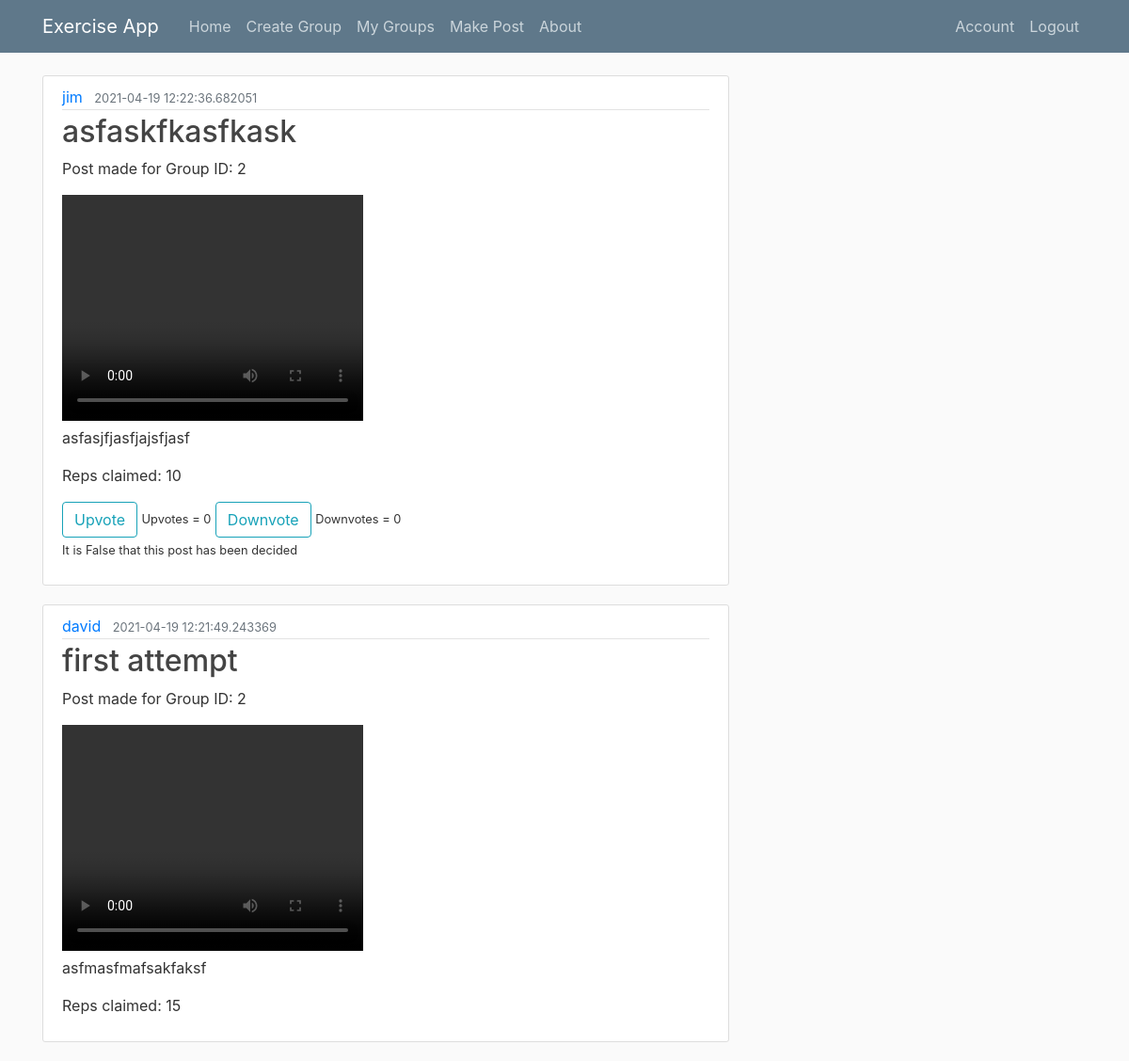
The page /home (signed in) on the database as committed earlier.
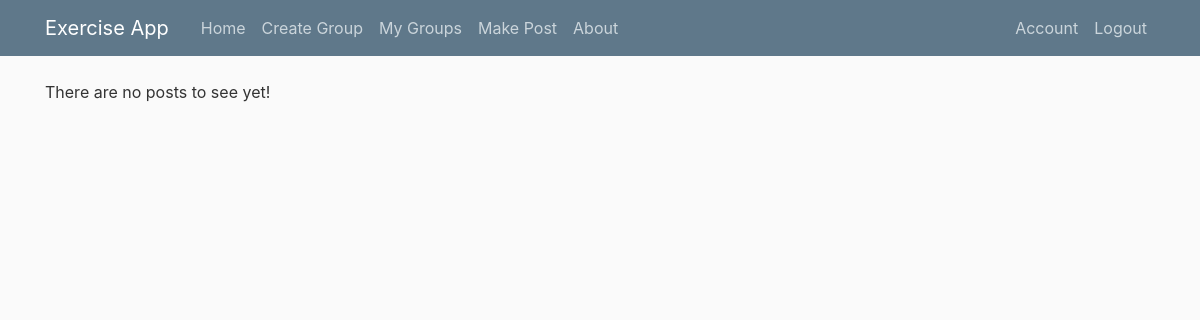
The same page on the database as committed later.
### exercisewebapp/models.py (models this page shows, shortened)
class Post(db.Model):
    id = db.Column(db.Integer, primary_key=True)
    title = db.Column(db.String(100), nullable=False)
    date_posted = db.Column(db.DateTime, nullable=False, default=datetime.utcnow)
    content = db.Column(db.Text, nullable=False)
    reps = db.Column(db.Integer, nullable=False)
    video = db.Column(db.String(100), nullable=False)
    user_id = db.Column(db.Integer, db.ForeignKey('user.id'), nullable=False)
    group_id = db.Column(db.Integer, db.ForeignKey('group.id'), nullable=False)
    votes = db.relationship("Postvote", uselist=False, back_populates="post")

class User(db.Model, UserMixin):
    id = db.Column(db.Integer, primary_key=True)
    username = db.Column(db.String(20), unique=True, nullable=False)
    email = db.Column(db.String(120), unique=True, nullable=False)
    image_file = db.Column(db.String(20), nullable=False, default='default.jpg')
    password = db.Column(db.String(60), nullable=False)
    posts = db.relationship('Post', backref="owner",uselist=True)
    groups = db.relationship('Group', secondary=groupslink, backref=db.backref('groups', lazy='dynamic'))

class Postvote(db.Model):
    id = db.Column(db.Integer, primary_key=True)
    post_id = db.Column(db.Integer, db.ForeignKey('post.id'), nullable=False)
    group_id = db.Column(db.Integer, db.ForeignKey('group.id'), nullable=False)
    post = db.relationship("Post", back_populates="votes")
    upvote_number = db.Column(db.Integer, nullable=False)
    downvote_number = db.Column(db.Integer, nullable=False)
    total_votes = db.Column(db.Integer, nullable=False)
    member_count = db.Column(db.Integer, nullable=False)
    users_voted = db.relationship('User',
                            secondary=usersVotes,
                            backref='collections')
    decided = db.Column(db.Boolean, nullable = False)
    decision = db.Column(db.Boolean ,nullable = True)

### exercisewebapp/routes.py (the view, shortened to what this page needs)
@app.route("/home", methods=['GET', 'POST'])
def home():
    if current_user.is_authenticated:
        groups = []
        all_p = Post.query.all()
        df = convert_posts_2_df(all_p)
        print(df)
        user = db.session.query(User).filter(User.id == current_user.id).one()
        for group in user.groups:
            groups.append(group.id)
        data = db.session.query(Post, User, Postvote).join(User).join(Postvote).filter(Post.group_id.in_(groups)).all()
        data.reverse()
        form = VoteForm()
        x = True
        return render_template('homefeed.html', posts=data, current_user_id=current_user.id, form=form, x=x)
    return render_template('homefeed.html')

### exercisewebapp/forms.py
class VoteForm(FlaskForm):
    upvote = SubmitField('Upvote')
    downvote = SubmitField('Downvote')
    myhiddenid = HiddenField()

### exercisewebapp/models.py (called while the page is built)
@login_manager.user_loader
def load_user(user_id):
    return User.query.get(int(user_id))

### exercisewebapp/routes.py (called while the page is built)
def get_current_user_groups():
    current_user_groups_id_list = []
    for group in current_user.groups:
        current_user_groups_id_list.append(group.id)
    return current_user_groups_id_list

def convert_posts_2_df(all_posts):
    df_main = pd.DataFrame(columns=['post_id', 'group_id', 'user_id', 'date_posted', 'reps'])
    current_users_groups = get_current_user_groups()
    for post in all_posts:
        post_info = []
        if post.group_id in current_users_groups:
            post_info.append(post.id)
            post_info.append(post.group_id)
            post_info.append(post.user_id)
            post_info.append(post.date_posted)
            post_info.append(post.reps)
            df_inloop = pd.DataFrame([post_info],
                                     columns=['post_id', 'group_id', 'user_id', 'date_posted', 'reps'])
            df_main = pd.concat([df_main, df_inloop])
    unique_group_ids = df_main['group_id'].unique()
    print(unique_group_ids)
    return df_main

### exercisewebapp/templates/homefeed.html (shortened to what this page needs)
{% extends "layout.html" %}
{% block content %}
    {% set var = namespace(are_there_posts=False) %}
    {% for post, user, postvote in posts %}
        {% if postvote.decided == False %}
            {% set var.are_there_posts = True %}
            <article class="media content-section">
              <div class="media-body">
                <div class="article-metadata">
                  <a class="mr-2" href="#">{{ user.username }}</a>
                  <small class="text-muted">{{ post.date_posted }}</small>
                </div>
                <h2><a class="article-title" href="#">{{ post.title }}</a></h2>
                  <p class="article-content">Post made for Group ID: {{post.group_id}} </p>
                  <video width="320" height="240" controls>
                <source src= "static/uploads/{{post.video}}"  type="video/mp4">
                </video>
                <p class="article-content">{{ post.content }}</p>
                <p class="article-content">Reps claimed: {{ post.reps }}</p>
                {% if not (current_user_id == user.id) %}
                    <form method="post" action="" id="{{postvote.id}}">
                    <div class="form-group" name="{{postvote.id}}" >
                        {{ form.upvote( class="btn btn-outline-info") }} <small>Upvotes = {{ postvote.upvote_number}}</small>
                    {{ form.downvote( class="btn btn-outline-info") }} <small>Downvotes = {{ postvote.downvote_number}}</small>
                        <p>
                            <small>It is {{postvote.decided}} that this post has been decided </small></p>
                    </div>
                    </form>
                {% endif %}
        {% endif %}
              </div>
            </article>
    {% endfor %}
    {% if current_user.is_authenticated %}
        {% if not var.are_there_posts %}
            <p>There are no posts to see yet!</p>
        {% endif %}
    {% endif %}
{% endblock content %}

### exercisewebapp/templates/layout.html (shortened to what this page needs)
<!DOCTYPE html>
<html>
<head>
    <link rel="stylesheet" href="https://maxcdn.bootstrapcdn.com/bootstrap/4.0.0/css/bootstrap.min.css">
    <link rel="stylesheet" type="text/css" href="{{ url_for('static', filename='main.css') }}">
</head>
<body>
    <header class="site-header">
      <nav class="navbar navbar-expand-md navbar-dark bg-steel fixed-top">
        <div class="container">
          <a class="navbar-brand mr-4" href="/">Exercise App</a>
          <div class="collapse navbar-collapse" id="navbarToggle">
            <div class="navbar-nav mr-auto">
              <a class="nav-item nav-link" href="{{ url_for('home') }}">Home</a>
                {% if current_user.is_authenticated %}
                    <a class="nav-item nav-link" href="{{ url_for('creategroup') }}">Create Group</a>
                    <a class="nav-item nav-link" href="{{ url_for('update_leaderboard') }}">My Groups</a>
                    <a class="nav-item nav-link" href="{{ url_for('post_leaderboard') }}">Make Post</a>
                {% endif %}
              <a class="nav-item nav-link" href="{{ url_for('about') }}">About</a>
            </div>
            <div class="navbar-nav">
              {% if current_user.is_authenticated %}
                <a class="nav-item nav-link" href="{{ url_for('account') }}">Account</a>
                <a class="nav-item nav-link" href="{{ url_for('logout') }}">Logout</a>
              {% else %}
                <a class="nav-item nav-link" href="{{ url_for('login') }}">Login</a>
                <a class="nav-item nav-link" href="{{ url_for('register') }}">Register</a>
              {% endif %}
            </div>
          </div>
        </div>
      </nav>
    </header>
    <main role="main" class="container">
      <div class="row">
        <div class="col-md-8">
          {% block content %}{% endblock %}
        </div>
      </div>
    </main>
</body>
</html>

### exercisewebapp/static/main.css (style rules this page uses)
body { background: #fafafa; color: #333333; margin-top: 5rem; }
.bg-steel { background-color: #5f788a; }
.site-header .navbar-nav .nav-link { color: #cbd5db; }

Rows that differ between the two databases and show on the page:
removed Post: username "jim", date_posted "2021-04-19 12:22:36.682051", title "asfaskfkasfkask", group_id "2", content "asfasjfjasfjajsfjasf", reps "10", upvote_number "0", downvote_number "0", decided "False"
removed Post: username "david", date_posted "2021-04-19 12:21:49.243369", title "first attempt", group_id "2", content "asfmasfmafsakfaksf", reps "15"
Other text that changed with them:
text now shown: "There are no posts to see yet!"
